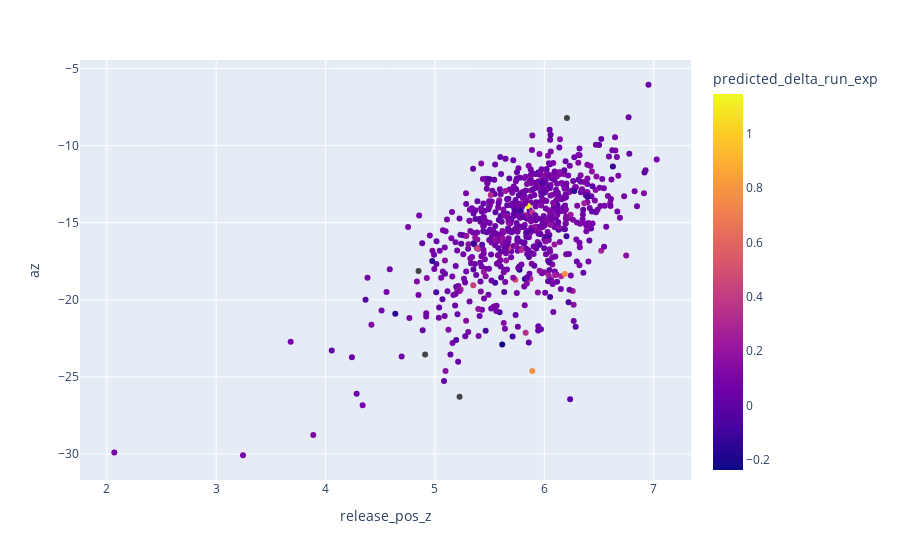

Notebook source saved alongside this figure:
### Code cell
import plotly.express as px

grouped_df = df_23.groupby('player_name').agg({'release_pos_z':'mean', 'az':'mean', 'release_speed':'mean', 'predicted_delta_run_exp':'mean'}).reset_index()
grouped_df = grouped_df.loc[grouped_df['release_speed'] > 85]
fig = px.scatter(grouped_df, x='release_pos_z', y='az', color='predicted_delta_run_exp', hover_data=['player_name'])
fig.show()

### Figure 1 — Plotly figure (JSON) as saved in the notebook; plotly's stock layout.template omitted (floating-point values rounded to 4 significant figures; data arrays with more than 128 entries replaced by an {"elided": "..."} marker saying what was removed)
{"data": [{"customdata": {"elided": "702x1 str values"}, "hovertemplate": "release_pos_z=%{x}<br>az=%{y}<br>player_name=%{customdata[0]}<br>predicted_delta_run_exp=%{marker.color}<extra></extra>", "legendgroup": "", "marker": {"color": {"elided": "702 float values"}, "coloraxis": "coloraxis", "symbol": "circle"}, "mode": "markers", "name": "", "orientation": "v", "showlegend": false, "type": "scatter", "x": {"elided": "702 float values"}, "xaxis": "x", "y": {"elided": "702 float values"}, "yaxis": "y"}], "layout": {"coloraxis": {"colorbar": {"title": {"text": "predicted_delta_run_exp"}}, "colorscale": [[0, "#0d0887"], [0.1111, "#46039f"], [0.2222, "#7201a8"], [0.3333, "#9c179e"], [0.4444, "#bd3786"], [0.5556, "#d8576b"], [0.6667, "#ed7953"], [0.7778, "#fb9f3a"], [0.8889, "#fdca26"], [1, "#f0f921"]]}, "legend": {"tracegroupgap": 0}, "margin": {"t": 60}, "xaxis": {"anchor": "y", "domain": [0, 1], "title": {"text": "release_pos_z"}}, "yaxis": {"anchor": "x", "domain": [0, 1], "title": {"text": "az"}}}}
